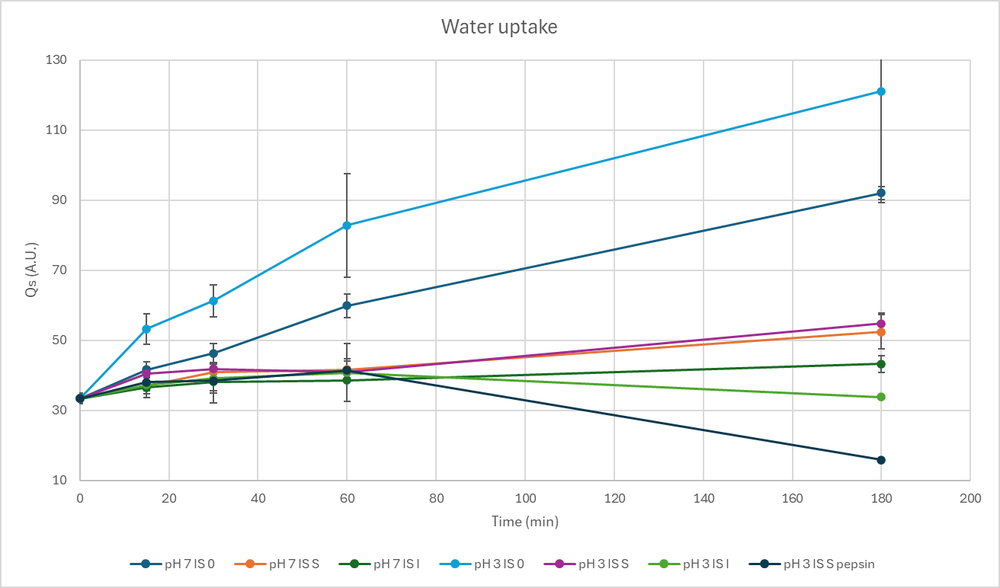
#> input picture swelling_tests/swelling_test.png, 1000 x 588 px, shrunk from 1312 x 772 before the run
$ python color_information.py ../../swelling_tests/swelling_test.png
#> lines starting #> are read from the running program, lines starting #| are printed output that depends on the picture; long printed decimals are rounded
import cv2
import numpy as np
import sys

def compute_image_statistics(image_path):
    # Load the image
#> called with image_path = '../../swelling_tests/swelling_test.png'
    image = cv2.imread(image_path)
#> image is the input picture: shape (588, 1000, 3); mean B, G, R 249, 248.9, 248.1
    if image is None:
        raise ValueError(f"Image at path '{image_path}' could not be loaded.")

    # Convert the image to different color spaces
    image_rgb = cv2.cvtColor(image, cv2.COLOR_BGR2RGB)
    image_hsv = cv2.cvtColor(image, cv2.COLOR_BGR2HSV)
#> image_hsv: shape (588, 1000, 3); mean H, S, V 3.9, 4.5, 250
    image_hls = cv2.cvtColor(image, cv2.COLOR_BGR2HLS)
#> image_hls: shape (588, 1000, 3); mean of channels 0, 1, 2 3.9, 248.6, 6.7

    # Compute mean RGB
    mean_rgb = np.mean(image_rgb, axis=(0, 1))
#> mean_rgb = [248.1, 248.9, 249]

    # Compute mean HSV
    mean_hsv = np.mean(image_hsv, axis=(0, 1))
#> mean_hsv = [3.9, 4.5, 250]

    # Compute mean HSL
    mean_hls = np.mean(image_hls, axis=(0, 1))
#> mean_hls = [3.9, 248.6, 6.66]

    # Compute mean brightness (mean of the grayscale image)
    gray_image = cv2.cvtColor(image, cv2.COLOR_BGR2GRAY)
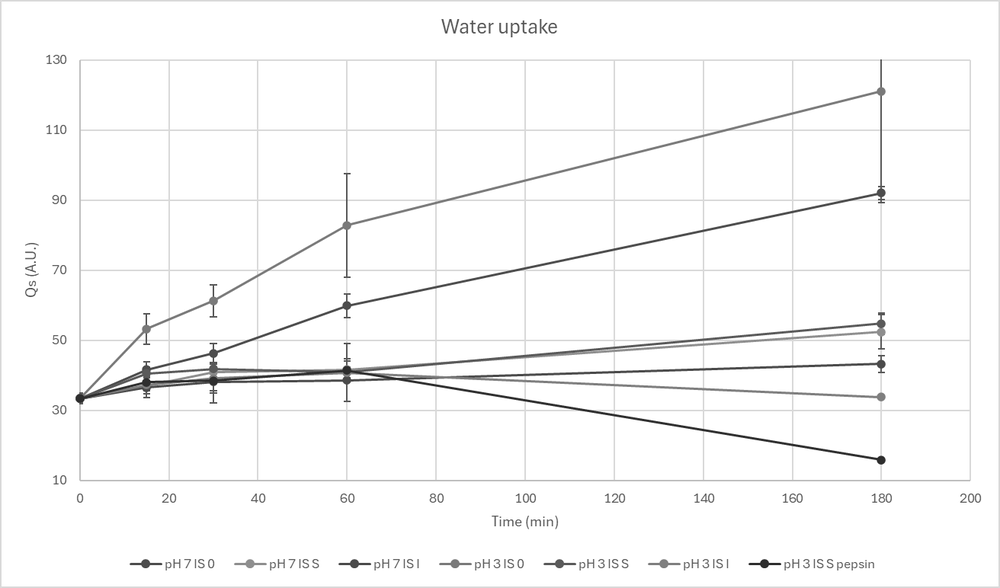
#> gray_image: shape (588, 1000); min 22, max 255, mean 248.7
    mean_brightness = np.mean(gray_image)
#> mean_brightness = 248.7

    return {
        "mean_brightness": mean_brightness,
        "mean_rgb": mean_rgb,
        "mean_hsv": mean_hsv,
        "mean_hls": mean_hls
    }

# Example usage
image_path = sys.argv[1]
results = compute_image_statistics(image_path)
#> results = {'mean_brightness': 248.7, 'mean_rgb': [248.1, 248.9, 249], 'mean_hsv': [3.9, 4.5, 250], 'mean_hls': [3.9, 248.6, 6.66]}

print("Mean Brightness:", results["mean_brightness"])
#| Mean Brightness: 248.678
print("Mean RGB:", results["mean_rgb"])
#| Mean RGB: [248.076  248.927 248.963]
print("Mean HSV:", results["mean_hsv"])
#| Mean HSV: [  3.896   4.501 250.028]
print("Mean HSL:", results["mean_hls"])
#| Mean HSL: [  3.897 248.603   6.659]
